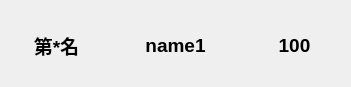
<?xml version="1.0" encoding="UTF-8"?>
<ui version="4.0">
 <class>ld_userinfo</class>
 <widget class="QWidget" name="ld_userinfo">
  <property name="geometry">
   <rect>
    <x>0</x>
    <y>0</y>
    <width>351</width>
    <height>87</height>
   </rect>
  </property>
  <property name="minimumSize">
   <size>
    <width>351</width>
    <height>87</height>
   </size>
  </property>
  <property name="maximumSize">
   <size>
    <width>351</width>
    <height>87</height>
   </size>
  </property>
  <property name="windowTitle">
   <string>Form</string>
  </property>
  <widget class="QWidget" name="">
   <property name="geometry">
    <rect>
     <x>0</x>
     <y>10</y>
     <width>351</width>
     <height>71</height>
    </rect>
   </property>
   <layout class="QHBoxLayout" name="horizontalLayout">
    <item>
     <widget class="QLabel" name="lb_num">
      <property name="font">
       <font>
        <pointsize>14</pointsize>
        <weight>75</weight>
        <bold>true</bold>
       </font>
      </property>
      <property name="text">
       <string>第*名</string>
      </property>
      <property name="alignment">
       <set>Qt::AlignCenter</set>
      </property>
     </widget>
    </item>
    <item>
     <widget class="QLabel" name="lb_name">
      <property name="font">
       <font>
        <pointsize>14</pointsize>
        <weight>75</weight>
        <bold>true</bold>
       </font>
      </property>
      <property name="text">
       <string>name1</string>
      </property>
      <property name="alignment">
       <set>Qt::AlignCenter</set>
      </property>
     </widget>
    </item>
    <item>
     <widget class="QLabel" name="lb_score">
      <property name="font">
       <font>
        <pointsize>14</pointsize>
        <weight>75</weight>
        <bold>true</bold>
       </font>
      </property>
      <property name="text">
       <string>100</string>
      </property>
      <property name="alignment">
       <set>Qt::AlignCenter</set>
      </property>
     </widget>
    </item>
   </layout>
  </widget>
 </widget>
 <resources/>
 <connections/>
</ui>
